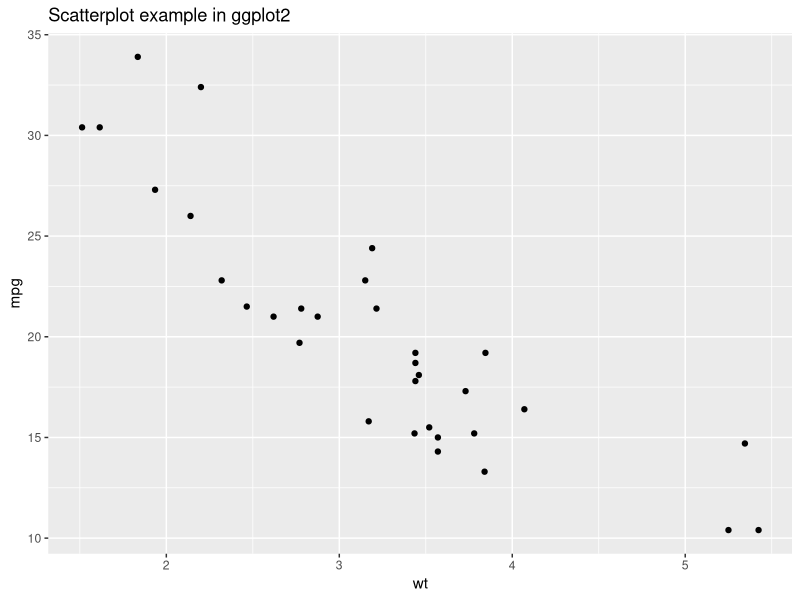
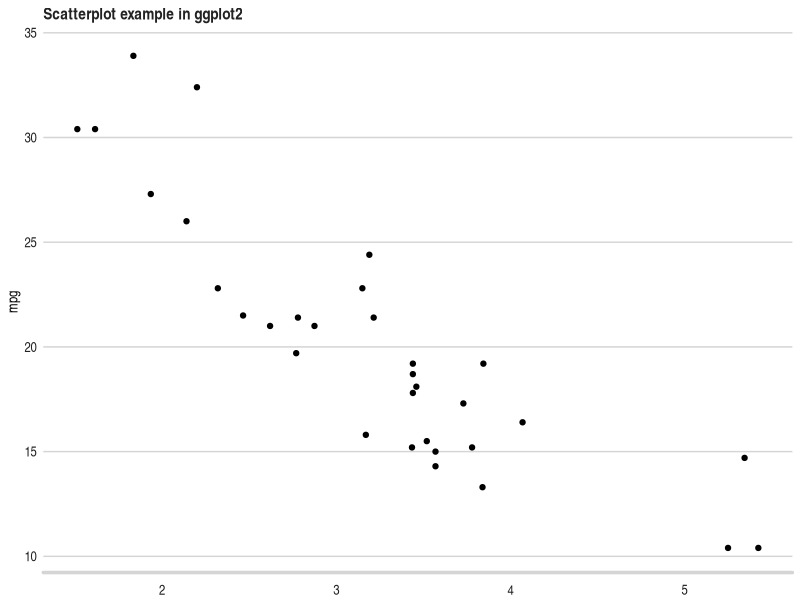
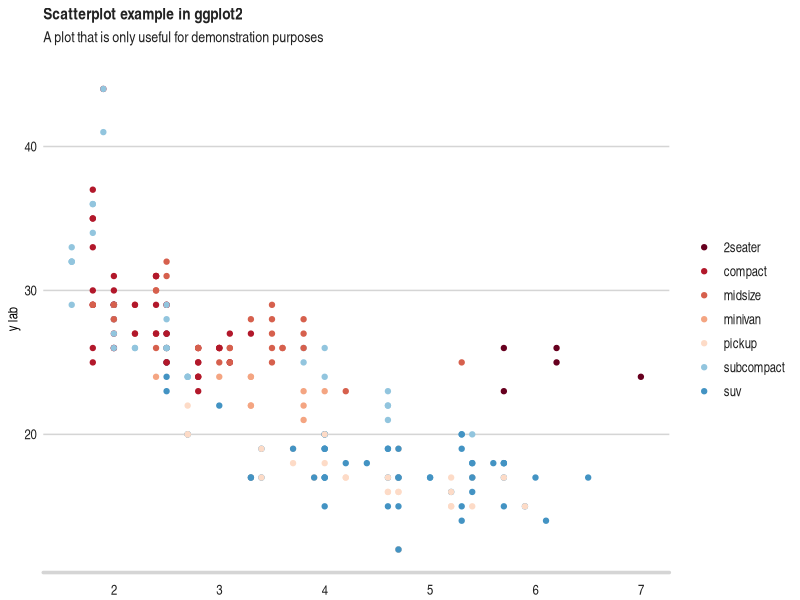
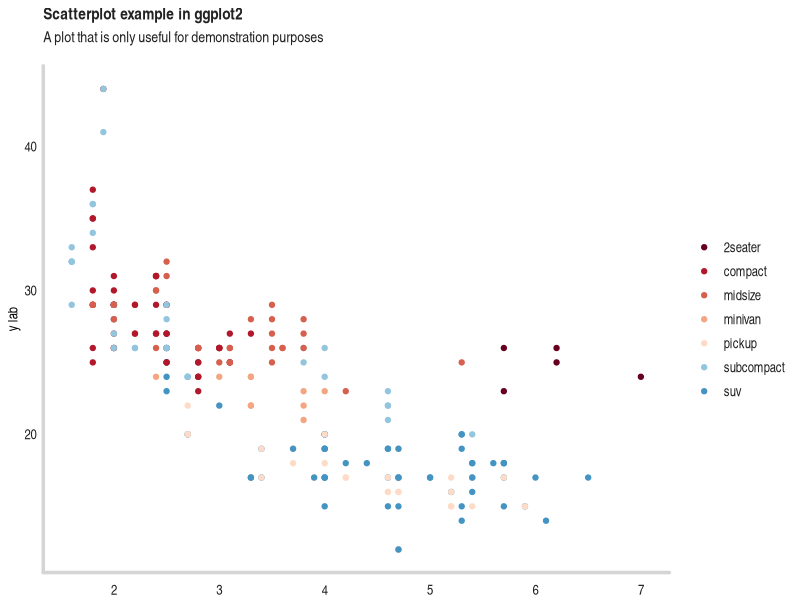

These figures' R source, in order:
## ---- chunk 1
knitr::opts_chunk$set(
  collapse = TRUE,
  comment = "#>"
)
## ---- chunk 2
library(ggplot2)

p1 <- ggplot(mtcars, aes(wt, mpg)) +
  geom_point() +
  labs(title = "Scatterplot example in ggplot2")
p1
## ---- chunk 3
theme_pru <- function() {
    #font <- "sans"
    font <- "Arial Narrow"

    ggplot2::theme(

      #Text format:
      #This sets the font, size, type and colour of text for the chart's title
      plot.title = ggplot2::element_text(family=font,
                                         size=12,
                                         face="bold",
                                         color="#222222"),
      #This sets the font, size, type and colour of text for the chart's subtitle, as well as setting a margin between the title and the subtitle
      plot.subtitle = ggplot2::element_text(family=font,
                                            size=11,
                                            color="#222222",
                                            margin=ggplot2::margin(0, 0, 0.5, 0, "cm")),
      plot.caption = ggplot2::element_blank(),
      #This leaves the caption text element empty, because it is set elsewhere in the add logo function
      #plot.margin = grid::unit(c(0,0,0,0),"cm"),
      #Legend format
      #This sets the position and alignment of the legend, removes a title and backround for it and sets the requirements for any text within the legend. The legend may often need some more manual tweaking when it comes to its exact position based on the plot coordinates.
      legend.position = "right",
      legend.text.align = 0,
      legend.background = ggplot2::element_blank(),
      legend.title = ggplot2::element_blank(),
      legend.key = ggplot2::element_blank(),
      legend.text = ggplot2::element_text(family=font,
                                          size=10,
                                          color="#222222"),

      #Axis format
      #This sets the text font, size and colour for the axis test, as well as setting the margins and removes lines and ticks. In some cases, axis lines and axis ticks are things we would want to have in the chart - the cookbook shows examples of how to do so.
      axis.title.x = ggplot2::element_blank(),
      axis.title.y = ggplot2::element_text(family = font,
                                           size = 10,
                                           color = "#000000"),
      axis.text = ggplot2::element_text(family=font,
                                        size=10,
                                        color="#222222"),
      axis.text.x = ggplot2::element_text(vjust = -0.8),  #margin=ggplot2::margin(0,0,0,0),
      axis.text.y = ggplot2::element_text(hjust = 1),
      axis.ticks = ggplot2::element_blank(),
      axis.line.y = ggplot2::element_blank(),
      axis.line.x = ggplot2::element_line(color = "#D5D5D5",
                                          size = 1.2,
                                          linetype = "solid",
                                          lineend = "round"),

      #Grid lines
      #This removes all minor gridlines and adds major y gridlines.
      panel.grid.minor = ggplot2::element_blank(),
      panel.grid.major.y = ggplot2::element_line(color="#D5D5D5"),
      panel.grid.major.x = ggplot2::element_blank(),

      #Blank background
      #This sets the panel background as blank, removing the standard grey ggplot background colour from the plot
      panel.background = ggplot2::element_rect(fill = "#FFFFFF"), #"#deebf7" 	#FFFFFF #f7fbff

      #Strip background (#This sets the panel background for facet-wrapped plots to white, removing the standard grey ggplot background colour and sets the title size of the facet-wrap title to font size 22)
      strip.background = ggplot2::element_rect(fill="#D5D5D5"),
      strip.text = ggplot2::element_text(size  = 10,  hjust = 0)
    )
  } 
## ---- chunk 4
p1 + theme_pru()
## ---- chunk 5
pru_palette <- c('#67001f','#b2182b','#d6604d','#f4a582','#fddbc7', '#92c5de','#4393c3','#2166ac','#053061')

pru_pal <- function() { manual_pal(pru_palette) }

scale_colour_pru <- function(...) { discrete_scale("colour", "pru", pru_pal(), ...) }

scale_color_pru <- scale_colour_pru

scale_fill_pru <- function(...) { discrete_scale("fill", "pru", pru_pal(), ...) }
## ---- chunk 6
library(scales)

p2 <- ggplot(mpg, aes(displ, hwy, colour = class)) +
 geom_point() +
 theme_pru() +
 scale_color_pru() +
labs(title = 'Scatterplot example in ggplot2',
     subtitle = 'A plot that is only useful for demonstration purposes',
     x = 'x lab',
     y = 'y lab')
p2
## ---- chunk 7
p2 + theme(axis.line.y = ggplot2::element_line(colour = "#D5D5D5",
                                          size = 1.2,
                                          linetype = "solid",
                                          lineend = "round"),
           panel.grid.major.y = ggplot2::element_blank())
